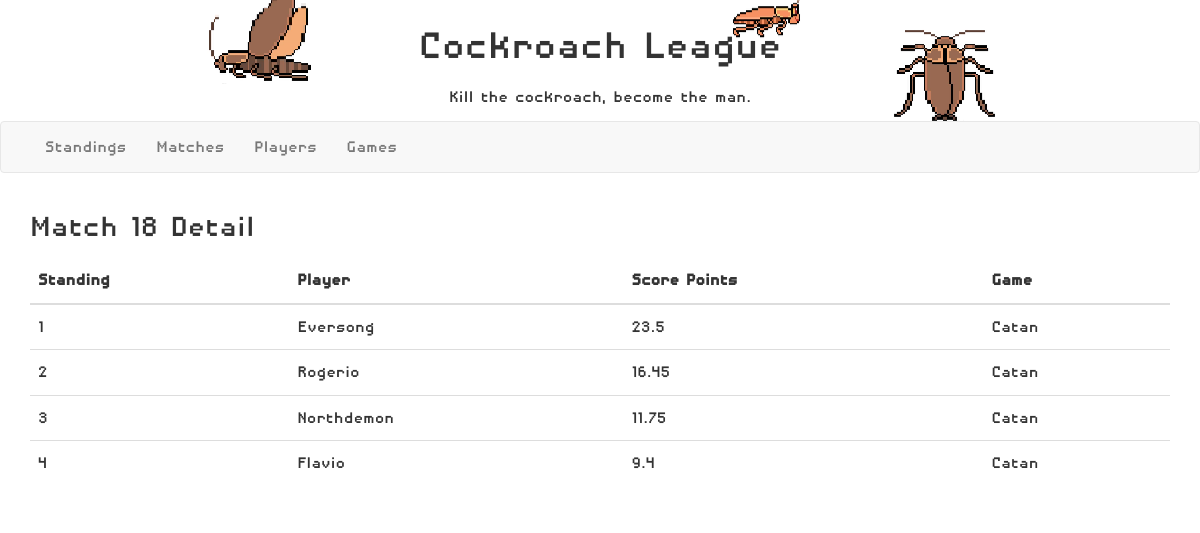
The app's page /rankings/matches/18 with its own data.
### rankings/models.py (models this page shows, shortened)
class GameMatchResult(models.Model):
    class Meta:
        unique_together = (('result_match_id', 'result_player'),)
    result_match_id = models.ForeignKey(GameMatch, on_delete=models.CASCADE)
    result_player = models.ForeignKey(Player, on_delete=models.CASCADE)
    result_standing = models.IntegerField()
    result_points = models.FloatField(null=True, blank=True)

class Player(models.Model):
    player_nickname = models.CharField(max_length=15, primary_key=True, null=False)
    player_first_name = models.CharField(max_length=15, null=False)
    player_last_name = models.CharField(max_length=15, null=False)
    player_photo = models.ImageField()
    player_bio = models.TextField(null=True, blank=True)
    def __str__(self):
        return self.player_nickname

class Game(models.Model):
    game_name = models.CharField(max_length=30, primary_key=True)
    game_complexity = models.FloatField()
    game_time = models.IntegerField()
    game_url = models.URLField()
    game_logo = models.ImageField(null=True)
    def __str__(self):
        return self.game_name

### rankings/views.py (the view)
# urls.py: path('matches/<int:match_id>', views.matches_details, name='matches-detail'),
def matches_details(request, match_id):
    match = GameMatch.objects.filter(match_id=match_id).first()
    match_results = GameMatchResult.objects.filter(result_match_id=match)
    context = {
        'match_results': match_results,
        'game': match.match_game,
        'match_id': match_id
    }
    return render(request, 'matches_detail.html', context=context)

### templates/matches_detail.html (shortened to what this page needs)
{% extends "base_generic.html" %}
{% block content %}
    <link href="https://maxcdn.bootstrapcdn.com/bootstrap/3.3.7/css/bootstrap.min.css" rel="stylesheet"/>
    <link href="https://cdnjs.cloudflare.com/ajax/libs/datatables/1.10.12/css/dataTables.bootstrap.min.css" rel="stylesheet"/>
    <div class="container">
        <h1 class="text-xs-center">Match {{ match_id }} Detail </h1>
        <table id="example" class="table" cellspacing="0" width="100%">
            <thead>
            <tr>
                <th>Standing</th>
                <th>Player</th>
                <th>Score Points</th>
                <th>Game</th>
            </tr>
            </thead>
            <tbody>
            {% for  result in match_results %}
                <tr>
                <td>{{ result.result_standing }}</td>
                <td>{{ result.result_player }}</td>
                <td>{{ result.result_points }}</td>
                <td>{{ game }}</td>
                </tr>
            {% endfor %}
            </tbody>
        </table>
    </div>
{% endblock %}

### rankings/static/css/styles.css (style rules this page uses)
.body { font-family: "Disposable Droid"; font-size: 20px; }

### records on screen
GameMatchResult: result_standing "1", result_player "Eversong", result_points "23.5"
Game: game_name "Catan"
GameMatchResult: result_standing "2", result_player "Rogerio", result_points "16.45"
GameMatchResult: result_standing "3", result_player "Northdemon", result_points "11.75"
GameMatchResult: result_standing "4", result_player "Flavio", result_points "9.4"

### other values on screen
{{ match_id }} "18"
